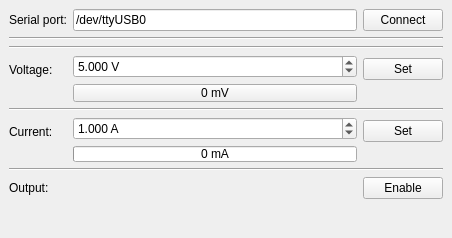
<?xml version="1.0" encoding="UTF-8"?>
<ui version="4.0">
 <class>main_window</class>
 <widget class="QMainWindow" name="main_window">
  <property name="geometry">
   <rect>
    <x>0</x>
    <y>0</y>
    <width>452</width>
    <height>238</height>
   </rect>
  </property>
  <property name="windowTitle">
   <string notr="true">Power Supply</string>
  </property>
  <widget class="QWidget" name="main_widget">
   <property name="sizePolicy">
    <sizepolicy hsizetype="Preferred" vsizetype="Preferred">
     <horstretch>0</horstretch>
     <verstretch>0</verstretch>
    </sizepolicy>
   </property>
   <layout class="QGridLayout" name="gridLayout_2">
    <item row="0" column="0">
     <layout class="QGridLayout" name="main_layout">
      <property name="sizeConstraint">
       <enum>QLayout::SetNoConstraint</enum>
      </property>
      <item row="6" column="0" colspan="3">
       <widget class="Line" name="line_4">
        <property name="orientation">
         <enum>Qt::Horizontal</enum>
        </property>
       </widget>
      </item>
      <item row="2" column="0" colspan="3">
       <widget class="Line" name="line_2">
        <property name="orientation">
         <enum>Qt::Horizontal</enum>
        </property>
       </widget>
      </item>
      <item row="5" column="2">
       <layout class="QVBoxLayout" name="current_apply_layout">
        <item>
         <widget class="QPushButton" name="current_apply_button">
          <property name="text">
           <string>Set</string>
          </property>
         </widget>
        </item>
        <item>
         <spacer name="current_apply_button_spacer">
          <property name="orientation">
           <enum>Qt::Vertical</enum>
          </property>
          <property name="sizeType">
           <enum>QSizePolicy::Maximum</enum>
          </property>
          <property name="sizeHint" stdset="0">
           <size>
            <width>10</width>
            <height>16</height>
           </size>
          </property>
         </spacer>
        </item>
       </layout>
      </item>
      <item row="3" column="2">
       <layout class="QVBoxLayout" name="voltage_apply_layout">
        <item>
         <widget class="QPushButton" name="voltage_apply_button">
          <property name="text">
           <string>Set</string>
          </property>
         </widget>
        </item>
        <item>
         <spacer name="voltage_apply_button_spacer">
          <property name="orientation">
           <enum>Qt::Vertical</enum>
          </property>
          <property name="sizeType">
           <enum>QSizePolicy::Maximum</enum>
          </property>
          <property name="sizeHint" stdset="0">
           <size>
            <width>10</width>
            <height>18</height>
           </size>
          </property>
         </spacer>
        </item>
       </layout>
      </item>
      <item row="8" column="1">
       <spacer name="main_spacer">
        <property name="orientation">
         <enum>Qt::Vertical</enum>
        </property>
        <property name="sizeHint" stdset="0">
         <size>
          <width>20</width>
          <height>18</height>
         </size>
        </property>
       </spacer>
      </item>
      <item row="5" column="0">
       <layout class="QVBoxLayout" name="current_label_layout">
        <item>
         <widget class="QLabel" name="current_label">
          <property name="text">
           <string>Current:</string>
          </property>
          <property name="buddy">
           <cstring>current_input</cstring>
          </property>
         </widget>
        </item>
        <item>
         <spacer name="current_label_spacer">
          <property name="orientation">
           <enum>Qt::Vertical</enum>
          </property>
          <property name="sizeType">
           <enum>QSizePolicy::Maximum</enum>
          </property>
          <property name="sizeHint" stdset="0">
           <size>
            <width>10</width>
            <height>16</height>
           </size>
          </property>
         </spacer>
        </item>
       </layout>
      </item>
      <item row="7" column="2">
       <widget class="QPushButton" name="output_button">
        <property name="text">
         <string>Enable</string>
        </property>
       </widget>
      </item>
      <item row="0" column="2">
       <widget class="QPushButton" name="serial_port_connect_button">
        <property name="text">
         <string>Connect</string>
        </property>
        <property name="autoDefault">
         <bool>false</bool>
        </property>
        <property name="flat">
         <bool>false</bool>
        </property>
       </widget>
      </item>
      <item row="7" column="0">
       <widget class="QLabel" name="output_label">
        <property name="text">
         <string>Output:</string>
        </property>
        <property name="buddy">
         <cstring>output_button</cstring>
        </property>
       </widget>
      </item>
      <item row="3" column="0">
       <layout class="QVBoxLayout" name="voltage_label_layout">
        <item>
         <widget class="QLabel" name="voltage_label">
          <property name="text">
           <string>Voltage:</string>
          </property>
          <property name="buddy">
           <cstring>voltage_input</cstring>
          </property>
         </widget>
        </item>
        <item>
         <spacer name="voltage_label_spacer">
          <property name="orientation">
           <enum>Qt::Vertical</enum>
          </property>
          <property name="sizeType">
           <enum>QSizePolicy::Maximum</enum>
          </property>
          <property name="sizeHint" stdset="0">
           <size>
            <width>10</width>
            <height>18</height>
           </size>
          </property>
         </spacer>
        </item>
       </layout>
      </item>
      <item row="0" column="1">
       <widget class="QLineEdit" name="serial_port_input">
        <property name="styleSheet">
         <string notr="true"/>
        </property>
        <property name="text">
         <string>/dev/ttyUSB0</string>
        </property>
       </widget>
      </item>
      <item row="5" column="1">
       <layout class="QVBoxLayout" name="current_layout">
        <item>
         <widget class="QDoubleSpinBox" name="current_input">
          <property name="suffix">
           <string> A</string>
          </property>
          <property name="decimals">
           <number>3</number>
          </property>
          <property name="maximum">
           <double>3.200000000000000</double>
          </property>
          <property name="singleStep">
           <double>0.200000000000000</double>
          </property>
          <property name="value">
           <double>1.000000000000000</double>
          </property>
         </widget>
        </item>
        <item>
         <widget class="QProgressBar" name="current_indicator">
          <property name="maximumSize">
           <size>
            <width>16777215</width>
            <height>16</height>
           </size>
          </property>
          <property name="maximum">
           <number>1000</number>
          </property>
          <property name="value">
           <number>0</number>
          </property>
          <property name="alignment">
           <set>Qt::AlignLeading|Qt::AlignLeft|Qt::AlignVCenter</set>
          </property>
          <property name="textVisible">
           <bool>true</bool>
          </property>
          <property name="orientation">
           <enum>Qt::Horizontal</enum>
          </property>
          <property name="invertedAppearance">
           <bool>false</bool>
          </property>
          <property name="textDirection">
           <enum>QProgressBar::TopToBottom</enum>
          </property>
          <property name="format">
           <string notr="true">%v mA</string>
          </property>
         </widget>
        </item>
       </layout>
      </item>
      <item row="3" column="1">
       <layout class="QVBoxLayout" name="voltage_layout">
        <item>
         <widget class="QDoubleSpinBox" name="voltage_input">
          <property name="suffix">
           <string> V</string>
          </property>
          <property name="decimals">
           <number>3</number>
          </property>
          <property name="maximum">
           <double>36.000000000000000</double>
          </property>
          <property name="singleStep">
           <double>0.200000000000000</double>
          </property>
          <property name="value">
           <double>5.000000000000000</double>
          </property>
         </widget>
        </item>
        <item>
         <widget class="QPushButton" name="voltage_indicator">
          <property name="enabled">
           <bool>true</bool>
          </property>
          <property name="maximumSize">
           <size>
            <width>16777215</width>
            <height>18</height>
           </size>
          </property>
          <property name="text">
           <string>0 mV</string>
          </property>
         </widget>
        </item>
       </layout>
      </item>
      <item row="0" column="0">
       <widget class="QLabel" name="serial_port_label">
        <property name="text">
         <string>Serial port:</string>
        </property>
        <property name="buddy">
         <cstring>serial_port_input</cstring>
        </property>
       </widget>
      </item>
      <item row="1" column="0" colspan="3">
       <widget class="Line" name="line_1">
        <property name="orientation">
         <enum>Qt::Horizontal</enum>
        </property>
       </widget>
      </item>
      <item row="4" column="0" colspan="3">
       <widget class="Line" name="line_3">
        <property name="orientation">
         <enum>Qt::Horizontal</enum>
        </property>
       </widget>
      </item>
     </layout>
    </item>
   </layout>
  </widget>
 </widget>
 <tabstops>
  <tabstop>serial_port_input</tabstop>
  <tabstop>serial_port_connect_button</tabstop>
  <tabstop>voltage_input</tabstop>
  <tabstop>voltage_apply_button</tabstop>
  <tabstop>current_input</tabstop>
  <tabstop>current_apply_button</tabstop>
  <tabstop>output_button</tabstop>
  <tabstop>voltage_indicator</tabstop>
 </tabstops>
 <resources/>
 <connections>
  <connection>
   <sender>serial_port_input</sender>
   <signal>returnPressed()</signal>
   <receiver>serial_port_connect_button</receiver>
   <slot>click()</slot>
   <hints>
    <hint type="sourcelabel">
     <x>288</x>
     <y>19</y>
    </hint>
    <hint type="destinationlabel">
     <x>380</x>
     <y>24</y>
    </hint>
   </hints>
  </connection>
 </connections>
</ui>
